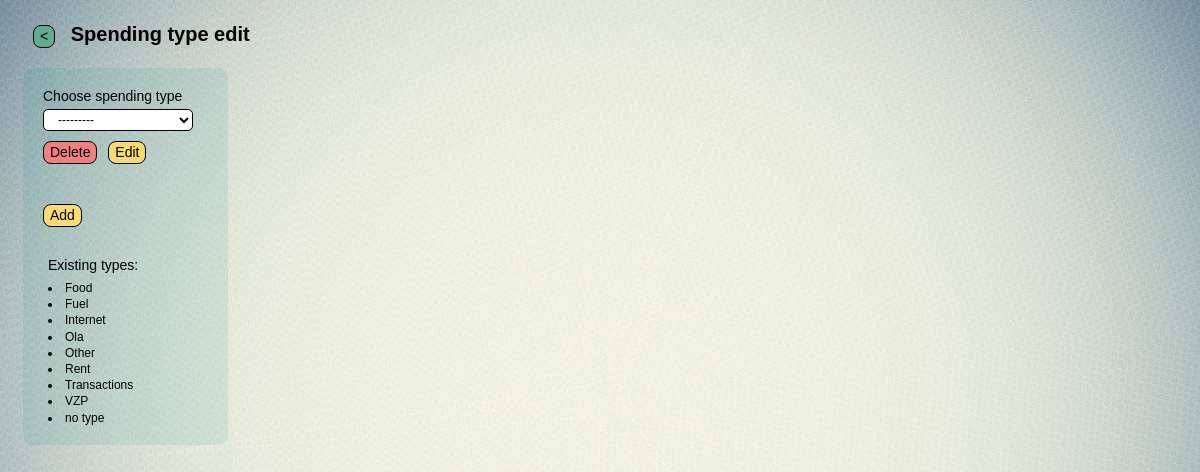
The page /finance/home_wlt/9/add_spending_type/ on the database as committed earlier.
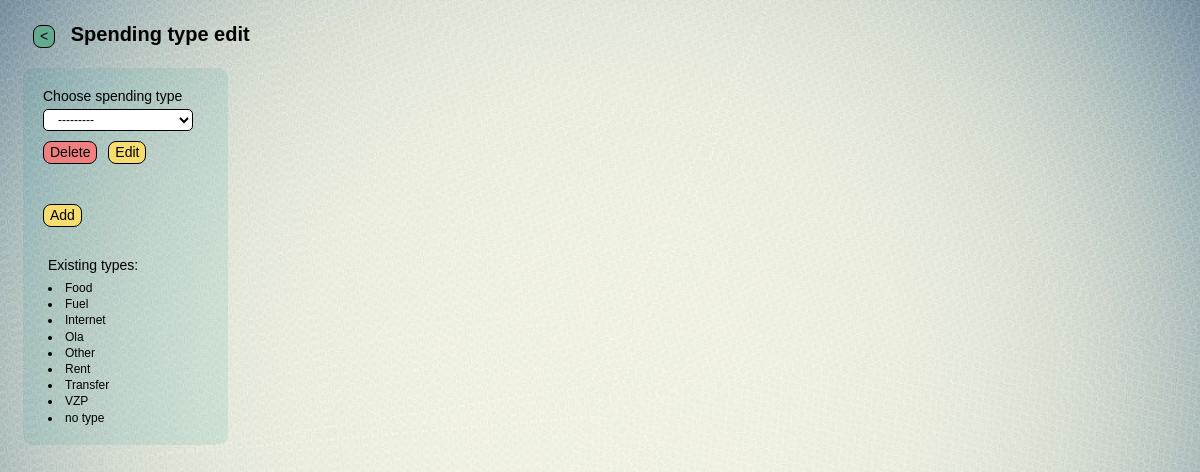
The same page on the database as committed later.
### finance/models.py (models this page shows)
class Spending_type(models.Model):
    name = models.CharField(max_length=30, db_index=True, unique=True,  verbose_name ='spending type')
    def __str__(self):
        return self.name
    class Meta:
        verbose_name = 'spending type'
        verbose_name_plural = 'spending types'
        ordering = ['name']

### finance/views.py (the view, shortened to what this page needs)
# urls.py: path('home_wlt/<int:w_pk>/add_spending_type/', add_spending_type, name='add_spending_type'),
def add_spending_type(request, w_pk):#_________________________________________add_spending_type
    current_wlt = get_object_or_404(Wallet, pk=w_pk)
    message = None
    form = Form_add_spending_type(request.POST or None, prefix="form")
    return render(request, 'finance/tmplt_add_spending_type.html', {
        'form': form,
        'w_pk': w_pk,
        'current_wlt': current_wlt,
        'message': message
    })

### finance/forms.py
class Form_add_spending_type(forms.Form):#______________________________________________Form_add_spending_type
    choices = forms.ModelChoiceField(
        queryset=Spending_type.objects.all(),
        required=False,
        label="Choose spending type",
        widget=forms.Select(attrs={'style': 'width: 150px;'}))

### finance/templates/finance/tmplt_add_spending_type.html (shortened to what this page needs)
{% extends 'layout/basic.html' %}
{% load static %}
{% block header %}
    <h1>
        {% if request.GET.choice %}
            <button class="btn nav_btn btn_green"
                    onclick="location.href='{% url 'home_wlt' current_wlt.pk %}calendar/?{% for key, value in request.GET.items %}{{ key }}={{ value }}&{% endfor %}'">
                < </button>
        {% else %}
            <button class="btn nav_btn btn_green" onclick="location.href='{% url 'home_wlt' w_pk %}'"> < </button>
        {% endif %}
        Spending type edit
    </h1>
{% endblock %}
{% block left_side %}
    <div class="container_dark">
        <form method="POST">
            <label>{{ form.choices.label }}</label><br>
            <div style="margin:5px 10px 10px 0px;">
                {{ form.choices }}
            </div>
             <div>
                <button class="btn nav_btn btn_red" type="submit" name="delete">Delete</button>
                <button class="btn nav_btn " type="submit" name="edit">Edit</button>
             </div>
            <label>{{ form.new_value.label }}</label><br>
            <div>
                <button class="btn nav_btn" type="submit" name="add">Add</button>
            </div>
        </form>
        {% if form.choices.field.queryset.exists %}
            <p class="msg">Existing types:</p>
            {% for spending in form.choices.field.queryset %}
                <li class="types_lst">{{ spending }}</li>
            {% endfor %}
        {% endif %}
    </div>
{% endblock %}

Rows that differ between the two databases and show on the page:
changed Spending_type: name "Transactions" → "Transfer"
